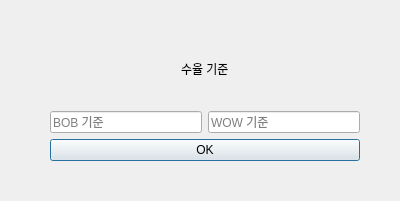
<?xml version="1.0" encoding="UTF-8"?>
<ui version="4.0">
 <class>Dialog</class>
 <widget class="QDialog" name="Dialog">
  <property name="geometry">
   <rect>
    <x>0</x>
    <y>0</y>
    <width>400</width>
    <height>201</height>
   </rect>
  </property>
  <property name="windowTitle">
   <string>Dialog</string>
  </property>
  <widget class="QWidget" name="verticalLayoutWidget">
   <property name="geometry">
    <rect>
     <x>50</x>
     <y>60</y>
     <width>310</width>
     <height>101</height>
    </rect>
   </property>
   <layout class="QVBoxLayout" name="verticalLayout">
    <item alignment="Qt::AlignHCenter">
     <widget class="QLabel" name="value_criterion_label">
      <property name="text">
       <string>수율 기준</string>
      </property>
     </widget>
    </item>
    <item>
     <spacer name="verticalSpacer">
      <property name="orientation">
       <enum>Qt::Vertical</enum>
      </property>
      <property name="sizeHint" stdset="0">
       <size>
        <width>20</width>
        <height>40</height>
       </size>
      </property>
     </spacer>
    </item>
    <item>
     <layout class="QHBoxLayout" name="horizontalLayout">
      <item>
       <widget class="QLineEdit" name="value_BOB_lineEdit">
        <property name="placeholderText">
         <string>BOB 기준</string>
        </property>
       </widget>
      </item>
      <item>
       <widget class="QLineEdit" name="value_WOW_lineEdit">
        <property name="text">
         <string/>
        </property>
        <property name="placeholderText">
         <string>WOW 기준</string>
        </property>
       </widget>
      </item>
     </layout>
    </item>
    <item>
     <widget class="QPushButton" name="value_push">
      <property name="text">
       <string>OK</string>
      </property>
     </widget>
    </item>
   </layout>
  </widget>
 </widget>
 <resources/>
 <connections/>
</ui>
